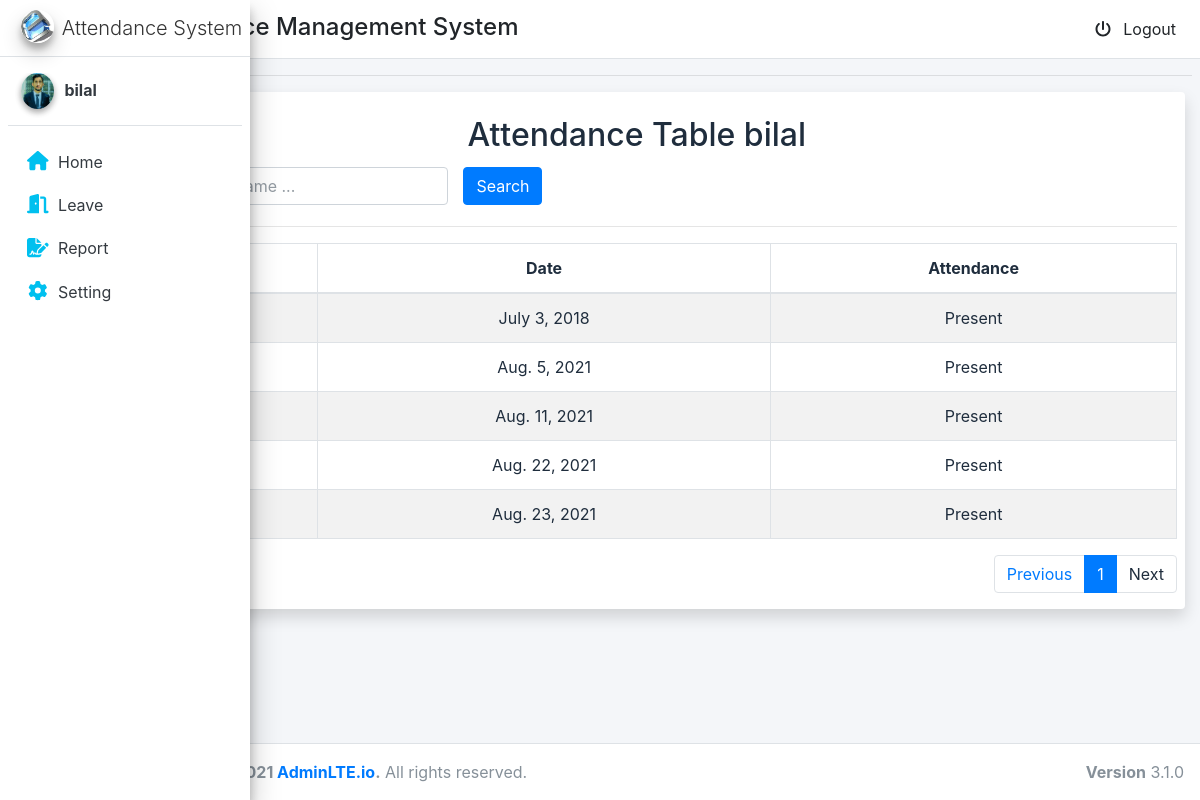
Screenshot of /student/attendance/table (signed in) with the database file from the repository.
### account/models.py (models this page shows, shortened)
class MyUser(AbstractUser):
    USER_TYPE_CHOICES = (
        (1, 'student'),
        (2, 'admin'),
    )
    email = models.EmailField(verbose_name='Email', max_length=60, unique=True)
    user_type = models.PositiveSmallIntegerField(choices=USER_TYPE_CHOICES,default='1')
    phone=models.IntegerField(blank=True,null=True)
    picture = models.ImageField(upload_to='static/image/profile_pic/', null=True,blank=True)
    USERNAME_FIELD = 'email'
    username=None
    REQUIRED_FIELDS = []
    objects = CustomUserManager()

### students/models.py (models this page shows, shortened)
class Attendance(models.Model):
    student=models.ForeignKey(MyUser,on_delete=models.CASCADE)
    mark_attendance=models.BooleanField(default=False)
    date=models.DateField(default=None)

### students/views.py (the view)
# urls.py: path('attendance/table',views.attendance_table,name='attendance_table'),
def attendance_table(request):
    att=Attendance.objects.all().filter(student=request.user)
    p=Paginator(att,6)
    page_number = request.GET.get('page')
    try:
        page_obj = p.get_page(page_number)  # returns the desired page object
    except PageNotAnInteger:
        page_obj = p.page(1)
    except EmptyPage:
        page_obj = p.page(p.num_pages)
    context={'page_obj':page_obj,}
    return render(request,'attendance_table.html',context)

### students/templates/attendance_table.html (shortened to what this page needs)
{% extends 'base.html' %}
{% block content %}
<div class="container-fluid ">
    <div class="col-md-12 shadow bg-white rounded">
        <br>
        <h2 class="text-center">Attendance Table  {{ request.user.first_name }}</h2>
        <div class="row" style="padding: 5px">
            <div class="col-lg-4">
                <input type="text" class="form-control name_search" placeholder="Search by Item Name ..."
                    value="{{ search_value_name }}">
            </div>
            <div class="col-lg-2">
                <button class="btn btn-primary search">Search</button>
            </div>
        </div>
        <hr>
        <div class="content-panel table-responsive">
            <table class="table table-striped table-bordered table-advance table-hover item-table">
                <thead>
                    <tr>
                        <th class="text-center"> S.No</th>
                        <th class="text-center"> Date</th>
                        <th class="text-center">Attendance</th>
                    </tr>
                </thead>
                <tbody class="product-table-body text-center">
                    {% if page_obj %}
                    {% for att in page_obj.object_list %}
                    <tr>
                        <td><a href="#">{{ forloop.counter}}</a></td>
                        <td class="#">{{ att.date }}</td>
                        {% if att.mark_attendance == True %}
                        <td class="#">Present</td>
                        {% else %}
                        <td class="#">Absent</td>
                        {% endif %}
                    </tr>
                    {% endfor %}
                    {% else %}
                    <tr>
                        <td colspan="8"> No Record Found</td>
                    </tr>
                    {% endif %}
                </tbody>
            </table>
        <nav aria-label="...">
            <ul class="pagination justify-content-end">
                <li class="page-item ">
                    <a {% if page_obj.has_previous %} href="?page={{page_obj.previous_page_number }}" {% else %} disable {% endif %}>
                        <span class="page-link">Previous</span></a>
                </li>
                <li class="page-item active"><a class="page-link " href="?page={{page_obj.number}}">{{page_obj.number}}</a></li>
                <li class="page-item">
                    <a class="page-link" {% if page_obj.has_next %} href="?page={{page_obj.next_page_number}}" {% else %}
                        disabled {% endif %}>Next</a>
                </li>
            </ul>
        </nav>
        </div>
    </div>
</div>
{% endblock content %}

### templates/components/sidebar.html (shortened to what this page needs)
{% load cache %}
{% load static %}
<aside id="side_bar" class="main-sidebar sidebar-light-primary  elevation-4 ">
    <a href="" class="brand-link ">
        <img src="{% static 'image/ezi.jpg' %}" alt="AdminLTE Logo" class="brand-image img-circle elevation-3">
        <span class="brand-text font-weight-light text-center">Attendance System</span>
    </a>
    <div id="sidebarmenu">
        <div class="sidebar">
            <div class="user-panel mt-3 pb-3 mb-3 d-flex">
                <div class="image">
                    {% if request.user.picture %}
                    <img src="/{{request.user.picture}}" class="img-circle elevation-2" alt="Image">
                    {% else %}
                    <img src="{% static 'image/avatar3.png' %}" class="img-circle elevation-2" alt="Image">
                    {% endif %}
                </div>
                <div class="info">
                    <a href="" class="d-block"><strong>{{request.user.first_name}}</strong></a>
                </div>
            </div>
            <nav class="mt-2">
                <ul class="nav nav-pills nav-sidebar flex-column" data-widget="treeview" role="menu"
                    data-accordion="false">
                  {% if  request.user.user_type == 1 %}
                    <li class="nav-item">
                        <a href="{% url 'student_home' %}"
                            class="nav-link">
                            <i style="color: #00c0ef;" class="nav-icon fa fa-home"></i>
                            <p class="">
                                Home
                            </p>
                        </a>
                    </li>
                    <li class="nav-item">
                        <a href="{% url 'leave_table' %}" class="nav-link ">
                            <i style="color: #00c0ef;" class="nav-icon fas fa-door-open"></i>
                            <p>Leave </p>
                        </a>
                    </li>
                    <li class="nav-item">
                        <a href="{% url 'attendance_table' %}" class="nav-link ">
                            <i style="color: #00c0ef;" class="nav-icon fas fa-file-signature"></i>
                            <p>Report </p>
                        </a>
                    </li>
                    <li class="nav-item">
                        <a href="{% url 'update_profile' %}" class="nav-link ">
                            <i style="color: #00c0ef;" class="nav-icon fas fa-cog"></i>
                            <p>Setting</p>
                        </a>
                    </li>
                  {%endif %}
            </nav>
        </div>
    </div>
</aside>

### rows the page displays
MyUser: user.picture (picture), user.first_name "bilal"
Attendance: date "July 3, 2018", mark_attendance "Present"
Attendance: date "Aug. 5, 2021", mark_attendance "Present"
Attendance: date "Aug. 11, 2021", mark_attendance "Present"
Attendance: date "Aug. 22, 2021", mark_attendance "Present"
Attendance: date "Aug. 23, 2021", mark_attendance "Present"

### other values shown
{{ page_obj.number }} "1"
